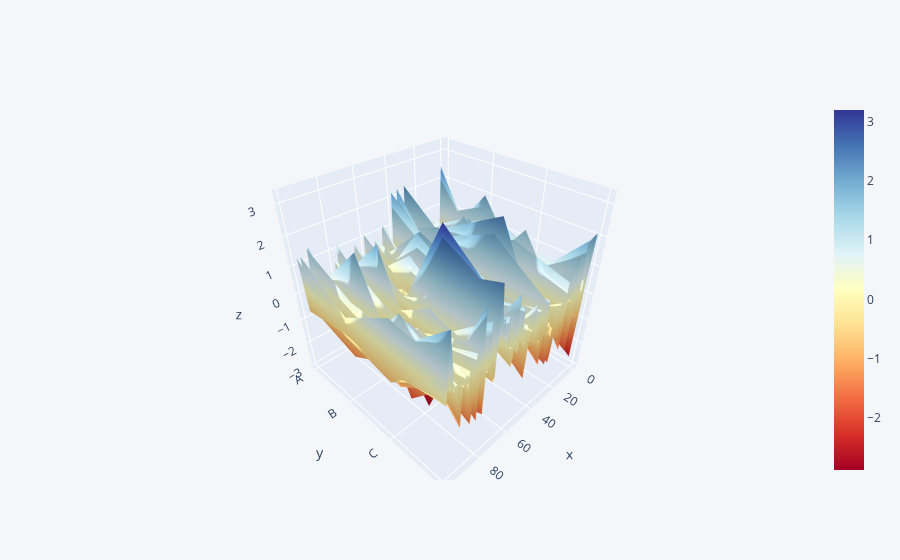

Notebook source saved alongside this figure:
### Markdown cell above
### 3D Surface

### Code cell
df3 = pd.DataFrame({'x':[1,2,3,4,5],'y':[10,20,30,20,10],'z':[5,4,3,2,1]})
df.iplot(kind = 'surface', colorscale='rdylbu')

### Figure 1 — Plotly figure (JSON) as saved in the notebook; plotly's stock layout.template omitted (floating-point values rounded to 4 significant figures; data arrays with more than 128 entries replaced by an {"elided": "..."} marker saying what was removed)
{"data": [{"colorscale": [[0, "rgb(165,0,38)"], [0.1, "rgb(215,48,39)"], [0.2, "rgb(244,109,67)"], [0.3, "rgb(253,174,97)"], [0.4, "rgb(254,224,144)"], [0.5, "rgb(255,255,191)"], [0.6, "rgb(224,243,248)"], [0.7, "rgb(171,217,233)"], [0.8, "rgb(116,173,209)"], [0.9, "rgb(69,117,180)"], [1, "rgb(49,54,149)"]], "type": "surface", "x": [0, 1, 2, 3, 4, 5, 6, 7, 8, 9, 10, 11, 12, 13, 14, 15, 16, 17, 18, 19, 20, 21, 22, 23, 24, 25, 26, 27, 28, 29, 30, 31, 32, 33, 34, 35, 36, 37, 38, 39, 40, 41, 42, 43, 44, 45, 46, 47, 48, 49, 50, 51, 52, 53, 54, 55, 56, 57, 58, 59, 60, 61, 62, 63, 64, 65, 66, 67, 68, 69, 70, 71, 72, 73, 74, 75, 76, 77, 78, 79, 80, 81, 82, 83, 84, 85, 86, 87, 88, 89, 90, 91, 92, 93, 94, 95, 96, 97, 98, 99], "y": ["A", "B", "C", "D"], "z": {"elided": "4x100 float values"}}], "layout": {"legend": {"bgcolor": "#F5F6F9", "font": {"color": "#4D5663"}}, "paper_bgcolor": "#F5F6F9", "plot_bgcolor": "#F5F6F9", "title": {"font": {"color": "#4D5663"}}, "xaxis": {"gridcolor": "#E1E5ED", "showgrid": true, "tickfont": {"color": "#4D5663"}, "title": {"font": {"color": "#4D5663"}, "text": ""}, "zerolinecolor": "#E1E5ED"}, "yaxis": {"gridcolor": "#E1E5ED", "showgrid": true, "tickfont": {"color": "#4D5663"}, "title": {"font": {"color": "#4D5663"}, "text": ""}, "zerolinecolor": "#E1E5ED"}}}
